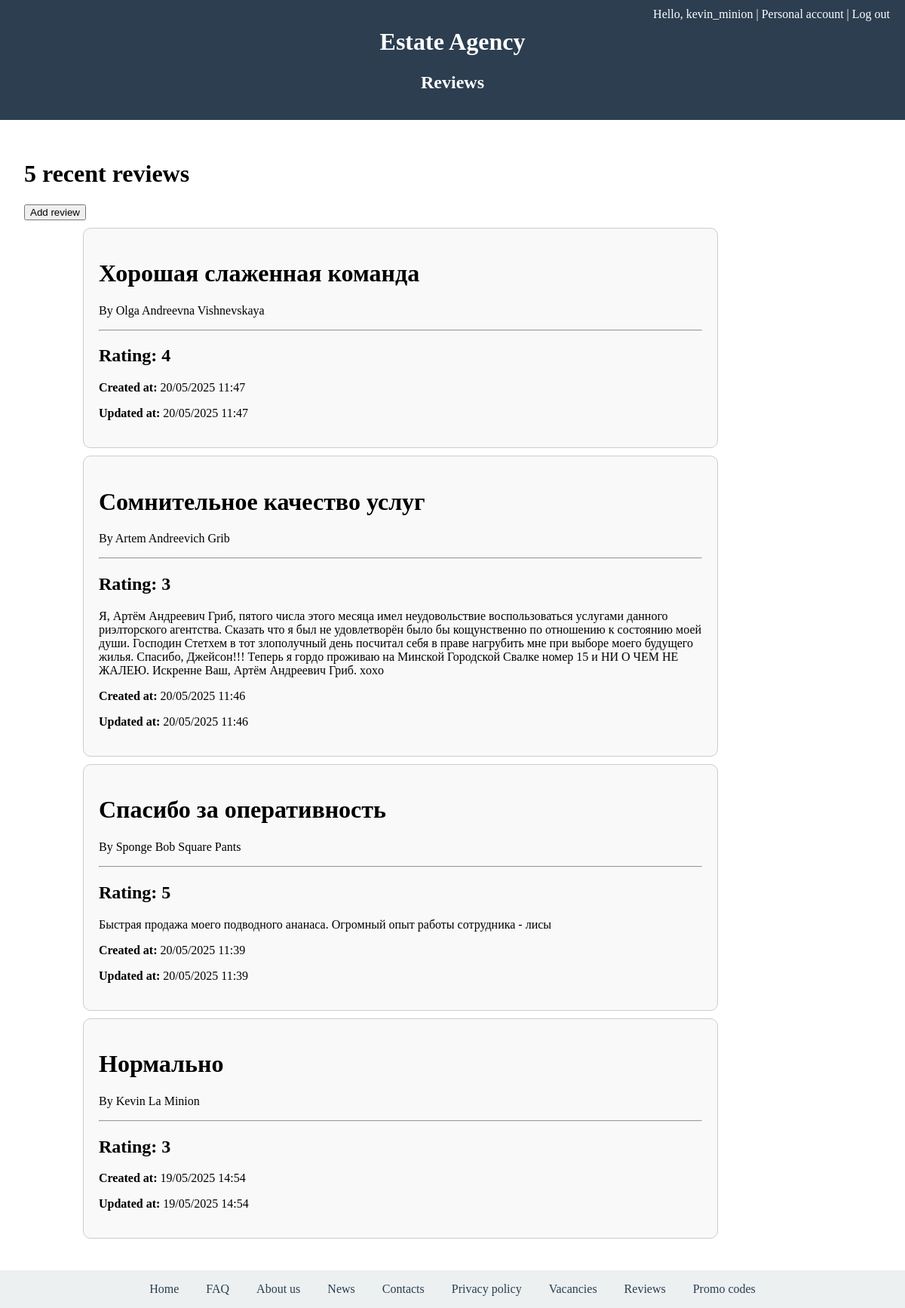
Screenshot of /reviews/ (signed in) with the database file from the repository.
### reviews/models.py (models this page shows, shortened)
class Review(models.Model):
    class RateChoices(models.TextChoices):
        EXCELLENT = "5", "Отлично"
        GOOD = "4", "Хорошо"
        NORM = "3", "Нормально"
        BAD = "2", "Плохо"
        HORRIBLE = "1", "Ужасно"
    title = models.CharField(
        blank=False,
        null=False,
        verbose_name="Review title",
        max_length=60,
        validators=[MinLengthValidator(5)],
        help_text="Заголовок отзыва"
    )
    author = models.ForeignKey(UserProfile, on_delete=models.SET_NULL, null=True)
    content = models.TextField(
        blank=True,
        null=True,
        verbose_name="Review content",
        validators=[MinLengthValidator(5)],
        help_text="Содержание отзыва"
    )
    rate = models.CharField(
        null=False,
        blank=False,
        verbose_name="Rating",
        help_text="Оценка",
        choices=RateChoices.choices,
        max_length=10
    )
    created_at = models.DateTimeField(auto_now_add=True)
    updated_at = models.DateTimeField(auto_now=True)

### estate_agency/models.py (models this page shows, shortened)
class UserProfile(models.Model):
    full_name = models.CharField(
        blank=False,
        null=False,
        verbose_name="Full name",
        help_text="ФИО",
        max_length=80
    )
    phone_number = models.TextField(
        blank=True,
        null=True,
        verbose_name="Phone number",
        help_text="Телефон",
        validators=[phone_num_validator],
    )
    email = models.EmailField(
        blank=True,
        null=True,
        verbose_name="Email",
        help_text="Почта",
    )
    birth_day = models.DateField(
        blank=False,
        null=False,
        verbose_name="Birthday date",
        help_text="Дата рождения",
        validators=[MaxValueValidator(datetime.date.today()),
                    MinValueValidator(datetime.date.today().replace(year=1900))]
    )
    is_customer =models.BooleanField(
        null=False,
        default=False
    )
    is_owner =models.BooleanField(
        null=False,
        default=False
    )
    time_zone = models.CharField(
        max_length=40,
        choices=[(tz, tz) for tz in pytz.common_timezones],
        default="UTC"
    )
    user = models.OneToOneField(settings.AUTH_USER_MODEL, on_delete=models.CASCADE)

### reviews/views.py (the view)
# urls.py: path('', views.review, name="reviews"),
def review(request):
    reviews = Review.objects.order_by('-created_at')[:5]
    return render(request, 'reviews/review.html',
                  {"reviews": reviews})

### reviews/templates/reviews/review.html
{% extends "base.html" %}
{% block site_name %}Reviews{% endblock %}
{% block content %}
<h1>5 recent reviews</h1>
{% if user.is_authenticated %}
    <a href="{% url 'review-add' %}">
        <button>Add review</button>
    </a>
{% else %}
    <a href="{% url 'login' %}?next={% url 'review-add' %}">
        <button>Add review</button>
    </a>
{% endif %}
<div style="width: 1000px; margin: 0 auto;">
    {% for review in reviews %}
    <div style="border: 1px solid #ccc; padding: 20px; border-radius: 10px;
     background-color: #f9f9f9; max-width: 800px; margin: 10px; align-self: center">
        <h1>{{review.title}}</h1>
        <p>By {{review.author.full_name}}</p>
        <hr>
        <h2>Rating: {{review.rate}}</h2>
        {% if review.content %}
            <p>{{review.content}}</p>
        {% endif %}
            <p><strong>Created at: </strong>{{review.created_at|date:"d/m/Y H:i"}}</p>
        {% if review.updated_at %}
            <p><strong>Updated at: </strong>{{review.updated_at|date:"d/m/Y H:i"}}</p>
        {% endif %}
    </div>
    {% endfor %}
</div>
{% endblock %}

### templates/base.html (shortened to what this page needs)
<!DOCTYPE html>
<html lang="en">
<head>
</head>
<body>
    <header>
        <div class="top-links" style="position: absolute; top: 10px; right: 20px; color: white">
            {% if user.is_authenticated %}
                <span>Hello, {{ user.username }} | </span>
                <span><a href="{% url 'profile' %}">Personal account | </a></span>
                <span><a href="{% url 'logout' %}">Log out</a></span>
            {% else %}
                <span><a href="{% url 'registration' %}">Register | </a></span>
                <span><a href="{% url 'login' %}">Log in | </a></span>
            {% endif %}
        </div>
        <h1>Estate Agency</h1>
        <h2>{% block site_name %}{% endblock %}</h2>
    </header>
    <main>
        {% block content %}
        {% endblock %}
    </main>
    <footer>
        <div>
            <a href="{% url 'home' %}">Home</a>
            <a href="{% url 'faq' %}">FAQ</a>
            <a href="{% url 'about' %}">About us</a>
            <a href="{% url 'news' %}">News</a>
            <a href="{% url 'contacts' %}">Contacts</a>
            <a href="{% url 'privacy_policy' %}">Privacy policy</a>
            <a href="{% url 'vacancies' %}">Vacancies</a>
            <a href="{% url 'reviews' %}">Reviews</a>
            <a href="{% url 'promocodes' %}">Promo codes</a>
        </div>
    </footer>
</body>
</html>

### templates/base.html (style rules this page uses)
body { margin: 0; font-family: Arial, sans-serif; display: flex; flex-direction: column; min-height: 100vh; }
header { font-family: "Comic Sans MS"; background-color: #2c3e50; color: white; padding: 1rem 2rem; text-align: center; }
main { font-family: "Candara"; flex: 1; padding: 2rem; }
footer { font-family: "Candara"; background-color: #ecf0f1; padding: 1rem 2rem; text-align: center; }
footer a { margin: 0 1rem; color: #2c3e50; text-decoration: none; }
.top-links a { color: white; text-decoration: none; }

### rows the page displays
Review: title "Хорошая слаженная команда", author.full_name "Olga Andreevna Vishnevskaya", rate "4", created_at "20/05/2025 11:47", updated_at "20/05/2025 11:47"
Review: title "Сомнительное качество услуг", author.full_name "Artem Andreevich Grib", rate "3", content "Я, Артём Андреевич Гриб, пятого числа этого месяца имел неудовольствие воспользоваться услугами данного риэлторского агентства. Сказать что я был не удовлетворён было бы кощунственно по отношению к состоянию моей души. Господин Стетхем в тот злополучный день посчитал себя в праве нагрубить мне при выборе моего будущего жилья. Спасибо, Джейсон!!! Теперь я гордо проживаю на Минской Городской Свалке номер 15 и НИ О ЧЕМ НЕ ЖАЛЕЮ. Искренне Ваш, Артём Андреевич Гриб. xoxo", created_at "20/05/2025 11:46", updated_at "20/05/2025 11:46"
Review: title "Спасибо за оперативность", author.full_name "Sponge Bob Square Pants", rate "5", content "Быстрая продажа моего подводного ананаса. Огромный опыт работы сотрудника - лисы", created_at "20/05/2025 11:39", updated_at "20/05/2025 11:39"
Review: title "Нормально", author.full_name "Kevin La Minion", rate "3", created_at "19/05/2025 14:54", updated_at "19/05/2025 14:54"

### other values shown
{{ user.username }} "kevin_minion"
